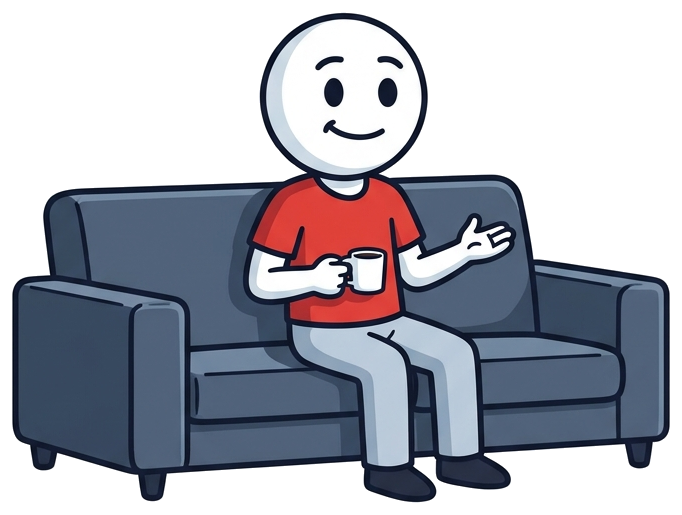
#> input picture universe-kill/assets/character/couch/couch_chill.png, 682 x 515 px, given in place of couch_chill.jpg, which was not available
$ python cutout.py
#> lines starting #> are read from the running program, lines starting #| are printed output that depends on the picture; after the words box and inside, x2 and y2 are one past the last pixel; in counts of white or black regions, pixels touching at a corner belong together
"""Cut the approved 2000px couch poses (white background) to transparent PNGs.
Background = near-white pixels CONNECTED to the image border (so the white head / mug / hands stay opaque),
with a 1.5 px soft edge. couch_hide is mirrored so the character looks left (toward the incoming beam)."""
import numpy as np
from PIL import Image, ImageFilter
from scipy import ndimage
def cut(src, dst, mirror=False):
#> called with mirror = False
    im = Image.open(src).convert("RGB"); a = np.asarray(im).astype(np.int16)
    mx, mn = a.max(2), a.min(2)
    whiteish = (mn > 228) & (mx - mn < 22)
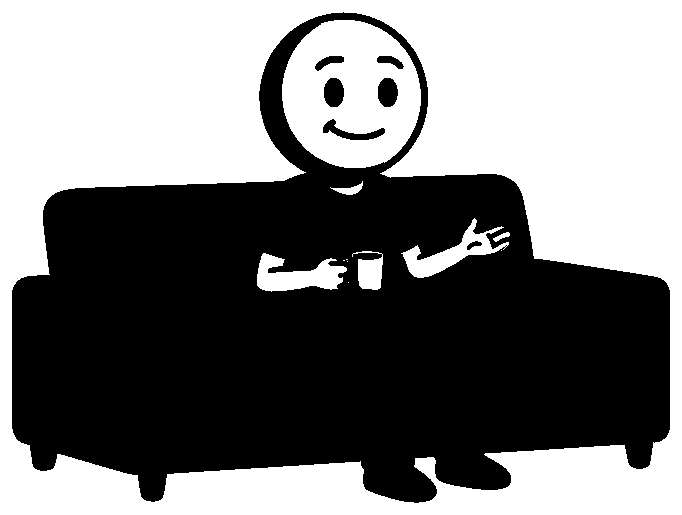
#> whiteish: shape (515, 682) bool; 49.8% white; 12 white regions (5 under 20 px), largest, box (x1, y1, x2, y2) and area: (0, 0, 682, 515) 155698, (282, 20, 421, 168) 14456, (257, 253, 347, 292) 1996
    lab, _ = ndimage.label(whiteish)
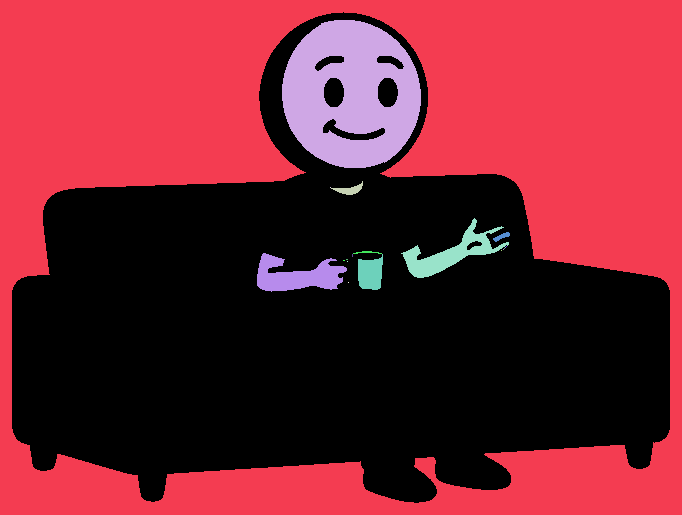
#> lab: shape (515, 682) int32; 20 distinct labels, from 0 to 19; one colour per label, 0 black
    border = np.unique(np.concatenate([lab[0], lab[-1], lab[:, 0], lab[:, -1]])); border = border[border > 0]
#> after `border = np.unique(np.concatenate([lab[0], lab[-1], lab[:, 0], lab[:, `: border = [1]
    bg = np.isin(lab, border)
#> bg: shape (515, 682) bool; 44.3% white; 1 white region, box (x1, y1, x2, y2) and area: (0, 0, 682, 515) 155698
    bg = ndimage.binary_opening(bg, iterations=1)
#> bg: shape (515, 682) bool; 44.3% white; 1 white region, box (x1, y1, x2, y2) and area: (0, 0, 682, 515) 155679
    fg, nf = ndimage.label(~bg); sizes = ndimage.sum(np.ones_like(fg), fg, range(1, nf + 1))
#> after `fg, nf = ndimage.label(~bg)`: fg: shape (515, 682) int32; 6 distinct labels, from 0 to 5
#> after `fg, nf = ndimage.label(~bg)`: nf = 5
#> after `sizes = ndimage.sum(np.ones_like(fg), fg, range(1, nf + 1))`: sizes = [1, 1, 195547, 1, 1]
    keep = np.isin(fg, [i + 1 for i, v in enumerate(sizes) if v > 2000]); bg = ~keep  # drop tiny specks (JPEG noise)
#> after `keep = np.isin(fg, [i + 1 for i, v in enumerate(sizes) if v > 2000])`: keep: shape (515, 682) bool; 55.7% white; 1 black region, box (x1, y1, x2, y2) and area: (0, 0, 682, 515) 155683
    alpha = Image.fromarray(((~bg) * 255).astype(np.uint8)).filter(ImageFilter.GaussianBlur(0.9))
    out = im.copy(); out.putalpha(alpha)
    bbox = alpha.point(lambda v: 255 if v > 8 else 0).getbbox(); bbox = (max(0, bbox[0] - 8), max(0, bbox[1] - 8), min(im.width, bbox[2] + 8), min(im.height, bbox[3] + 8)); out = out.crop(bbox)
#> after `bbox = alpha.point(lambda v: 255 if v > 8 else 0).getbbox()`: bbox = (10, 11, 672, 505)
#> after `bbox = (max(0, bbox[0] - 8), max(0, bbox[1] - 8), min(im.width, bbox[2`: bbox = (2, 3, 680, 513)
    if mirror: out = out.transpose(Image.FLIP_LEFT_RIGHT)
    out.save(dst); print(dst, out.size)
#| public/assets/character/couch/couch_chill.png (678, 510)
import os
os.makedirs("public/assets/character/couch", exist_ok=True)
R = "assets/character_raw" if os.path.isdir("assets/character_raw") else "../universe-kill/assets/character_raw"
cut(f"{R}/couch_chill.jpg", "public/assets/character/couch/couch_chill.png")
cut(f"{R}/couch_shocked.jpg", "public/assets/character/couch/couch_shocked.png")
#> call 2 of cut, with mirror = False
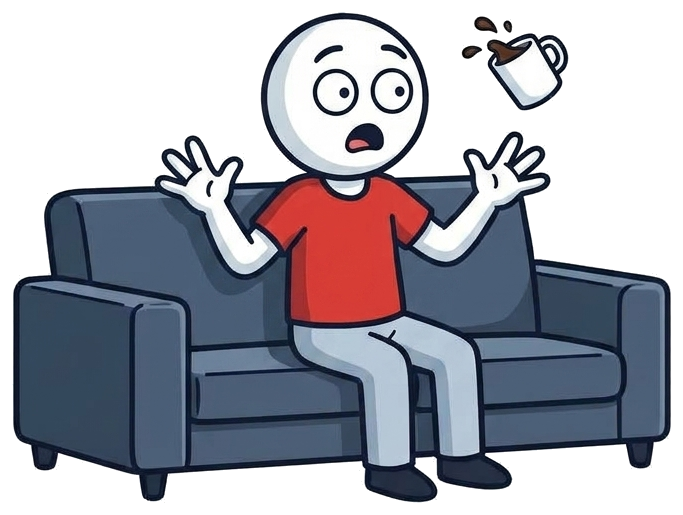
#> input picture universe-kill/assets/character/couch/couch_shocked.png, 683 x 515 px, given in place of couch_shocked.jpg, which was not available
#> in cut (call 2), `whiteish = (mn > 228) & (mx - mn < 22)`: whiteish: shape (515, 683) bool; 47.4% white; 27 white regions (15 under 20 px), largest, box (x1, y1, x2, y2) and area: (0, 0, 683, 515) 145534, (285, 20, 422, 167) 11102, (424, 138, 544, 251) 2962
#> in cut (call 2), `lab, _ = ndimage.label(whiteish)`: lab: shape (515, 683) int32; 62 distinct labels, from 0 to 61
#> in cut (call 2), `bg = np.isin(lab, border)`: bg: shape (515, 683) bool; 41.4% white; 1 white region, box (x1, y1, x2, y2) and area: (0, 0, 683, 515) 145531
#> in cut (call 2), `bg = ndimage.binary_opening(bg, iterations=1)`: bg: shape (515, 683) bool; 41.4% white; 1 white region, box (x1, y1, x2, y2) and area: (0, 0, 683, 515) 145476
#> in cut (call 2), `fg, nf = ndimage.label(~bg)`: fg: shape (515, 683) int32; 18 distinct labels, from 0 to 17
#> in cut (call 2), `fg, nf = ndimage.label(~bg)`: nf = 17
#> in cut (call 2), `sizes = ndimage.sum(np.ones_like(fg), fg, range(1, nf + 1))`: sizes = 17 values, max 201123 at index 2, min 1 at index 0, mean 12133.5
#> in cut (call 2), `keep = np.isin(fg, [i + 1 for i, v in enumerate(sizes) if v > 2000])`: keep: shape (515, 683) bool; 58.5% white; 1 black region, box (x1, y1, x2, y2) and area: (0, 0, 683, 515) 146054
#> in cut (call 2), `bbox = alpha.point(lambda v: 255 if v > 8 else 0).getbbox()`: bbox = (11, 10, 673, 505)
#> in cut (call 2), `bbox = (max(0, bbox[0] - 8), max(0, bbox[1] - 8), min(im.width, bbox[2`: bbox = (3, 2, 681, 513)
#| public/assets/character/couch/couch_shocked.png (678, 511)
cut(f"{R}/couch_hide.jpg", "public/assets/character/couch/couch_hide.png", mirror=True)
#> call 3 of cut, with mirror = True
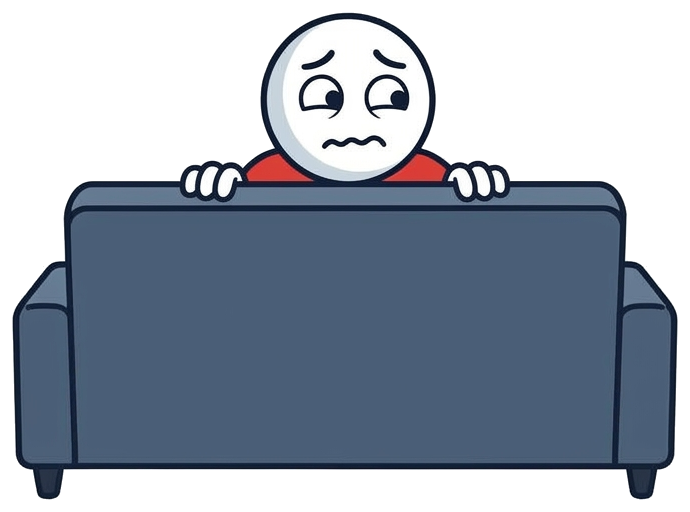
#> input picture universe-kill/assets/character/couch/couch_hide.png, 690 x 512 px, given in place of couch_hide.jpg, which was not available
#> in cut (call 3), `whiteish = (mn > 228) & (mx - mn < 22)`: whiteish: shape (512, 690) bool; 44.9% white; 10 white regions, largest, box (x1, y1, x2, y2) and area: (0, 0, 690, 512) 141985, (283, 20, 429, 172) 13698, (304, 79, 338, 106) 571
#> in cut (call 3), `lab, _ = ndimage.label(whiteish)`: lab: shape (512, 690) int32; 13 distinct labels, from 0 to 12
#> in cut (call 3), `bg = np.isin(lab, border)`: bg: shape (512, 690) bool; 40.2% white; 1 white region, box (x1, y1, x2, y2) and area: (0, 0, 690, 512) 141985
#> in cut (call 3), `bg = ndimage.binary_opening(bg, iterations=1)`: bg: shape (512, 690) bool; 40.2% white; 1 white region, box (x1, y1, x2, y2) and area: (0, 0, 690, 512) 141973
#> in cut (call 3), `fg, nf = ndimage.label(~bg)`:
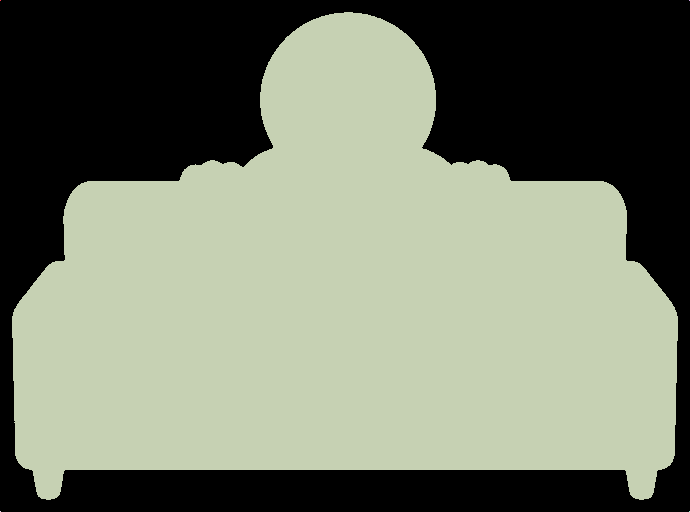
#> fg: shape (512, 690) int32; 6 distinct labels, from 0 to 5; one colour per label, 0 black
#> in cut (call 3), `fg, nf = ndimage.label(~bg)`: nf = 5
#> in cut (call 3), `sizes = ndimage.sum(np.ones_like(fg), fg, range(1, nf + 1))`: sizes = [1, 1, 211303, 1, 1]
#> in cut (call 3), `keep = np.isin(fg, [i + 1 for i, v in enumerate(sizes) if v > 2000])`: keep: shape (512, 690) bool; 59.8% white; 1 black region, box (x1, y1, x2, y2) and area: (0, 0, 690, 512) 141977
#> in cut (call 3), `alpha = Image.fromarray(((~bg) * 255).astype(np.uint8)).filter(ImageFi..`:
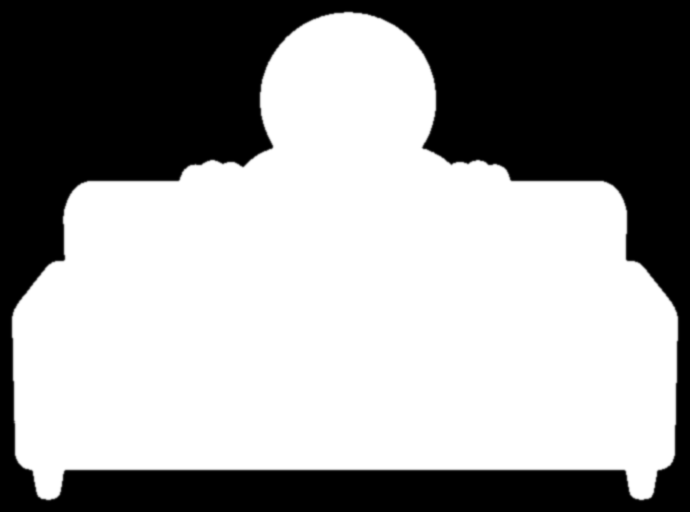
#> alpha: PIL image 690x512 L; min 0, max 255, mean 152.5
#> in cut (call 3), `bbox = alpha.point(lambda v: 255 if v > 8 else 0).getbbox()`: bbox = (10, 10, 680, 502)
#> in cut (call 3), `bbox = (max(0, bbox[0] - 8), max(0, bbox[1] - 8), min(im.width, bbox[2`: bbox = (2, 2, 688, 510)
#> in cut (call 3), `if mirror: out = out.transpose(Image.FLIP_LEFT_RIGHT)`:
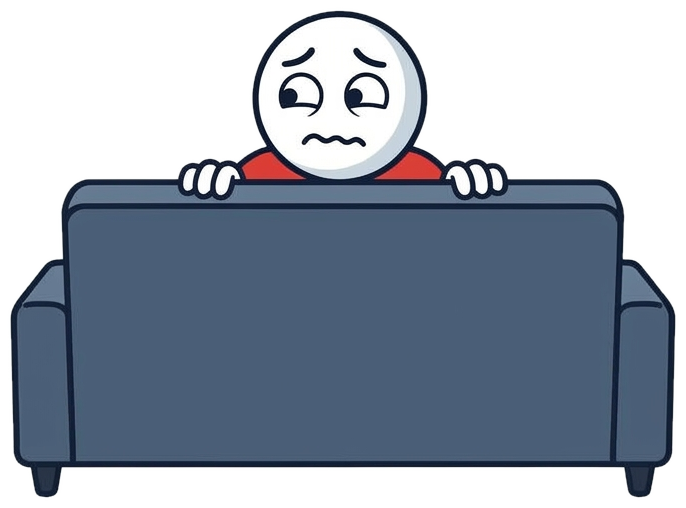
#> out: PIL image 686x508 RGBA; mean R, G, B, A 153.2, 162.6, 175.7, 154.6; transparent parts drawn white
#| public/assets/character/couch/couch_hide.png (686, 508)
